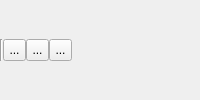
  <widget class="QDockWidget" name="TractWidgetHolder">
   <property name="sizePolicy">
    <sizepolicy hsizetype="Preferred" vsizetype="Preferred">
     <horstretch>0</horstretch>
     <verstretch>0</verstretch>
    </sizepolicy>
   </property>
   <property name="minimumSize">
    <size>
     <width>80</width>
     <height>46</height>
    </size>
   </property>
   <property name="maximumSize">
    <size>
     <width>524287</width>
     <height>524287</height>
    </size>
   </property>
   <property name="windowTitle">
    <string>Fiber Tracts</string>
   </property>
   <attribute name="dockWidgetArea">
    <number>2</number>
   </attribute>
   <widget class="QWidget" name="dockWidgetContents_5">
    <layout class="QVBoxLayout" name="tractverticalLayout">
     <property name="spacing">
      <number>0</number>
     </property>
     <property name="margin">
      <number>0</number>
     </property>
     <item>
      <layout class="QHBoxLayout" name="horizontalLayout_15">
       <property name="spacing">
        <number>0</number>
       </property>
       <item>
        <widget class="Line" name="line_9">
         <property name="orientation">
          <enum>Qt::Vertical</enum>
         </property>
        </widget>
       </item>
       <item>
        <widget class="QToolButton" name="tbOpenTract">
         <property name="maximumSize">
          <size>
           <width>23</width>
           <height>22</height>
          </size>
         </property>
         <property name="text">
          <string>...</string>
         </property>
         <property name="icon">
          <iconset resource="../icons.qrc">
           <normaloff>:/icons/icons/open.xpm</normaloff>:/icons/icons/open.xpm</iconset>
         </property>
        </widget>
       </item>
       <item>
        <widget class="QToolButton" name="tbSaveTract">
         <property name="maximumSize">
          <size>
           <width>23</width>
           <height>22</height>
          </size>
         </property>
         <property name="text">
          <string>...</string>
         </property>
         <property name="icon">
          <iconset resource="../icons.qrc">
           <normaloff>:/icons/icons/save.xpm</normaloff>:/icons/icons/save.xpm</iconset>
         </property>
        </widget>
       </item>
       <item>
        <widget class="QToolButton" name="tbDeleteTract">
         <property name="maximumSize">
          <size>
           <width>23</width>
           <height>22</height>
          </size>
         </property>
         <property name="text">
          <string>...</string>
         </property>
         <property name="icon">
          <iconset resource="../icons.qrc">
           <normaloff>:/icons/icons/delete.xpm</normaloff>:/icons/icons/delete.xpm</iconset>
         </property>
        </widget>
       </item>
       <item>
        <spacer name="horizontalSpacer_4">
         <property name="orientation">
          <enum>Qt::Horizontal</enum>
         </property>
         <property name="sizeHint" stdset="0">
          <size>
           <width>40</width>
           <height>20</height>
          </size>
         </property>
        </spacer>
       </item>
      </layout>
     </item>
    </layout>
   </widget>
  </widget>
